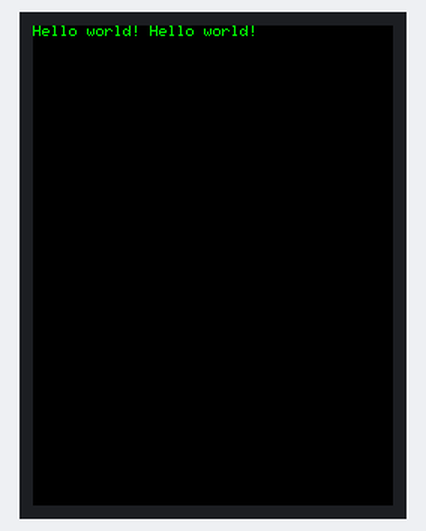
A sketch run on a simulated ESP32. Parts: 240×320 colour display.

Above: at 1.3 s.
At 5.3 s:
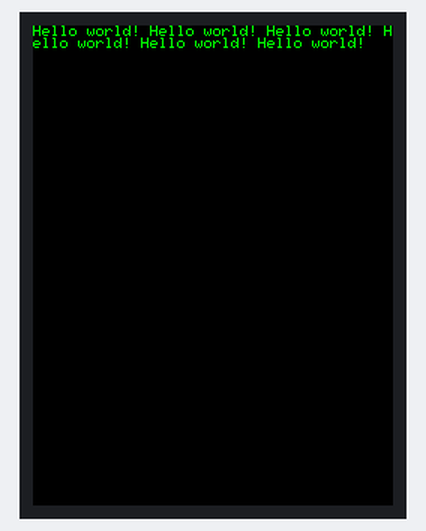
At 10.3 s:
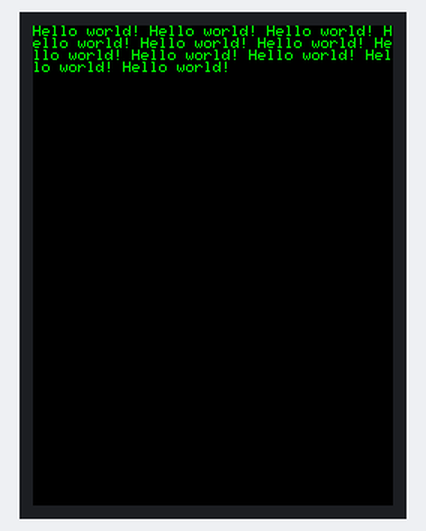
At 19.3 s:
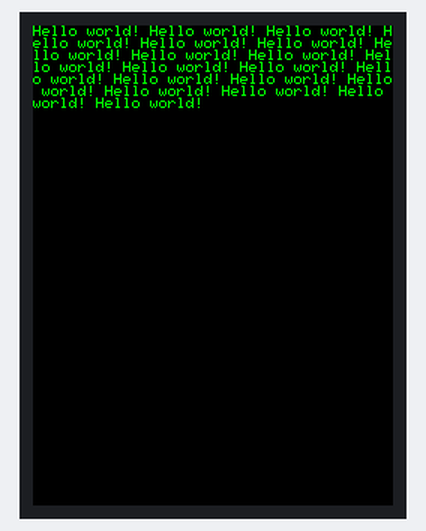
At 28.3 s:
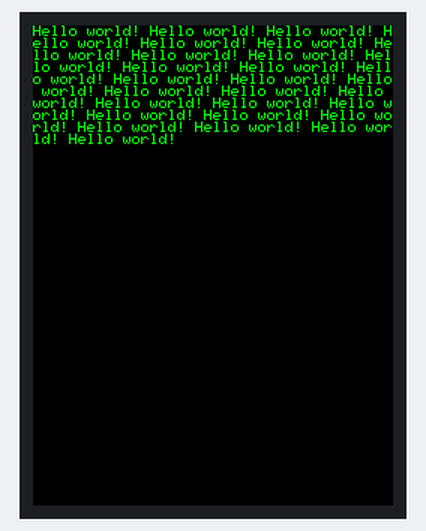
At 38.3 s:
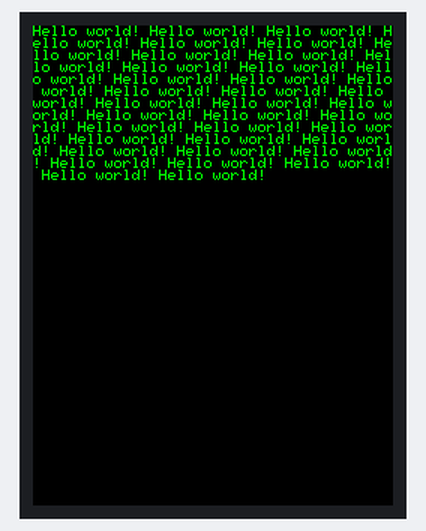

Measured:
- what the display in image 0 shows lasts 1.0 s, from 1.2 s to 2.2 s

The sketch:

TFT_Text.ino
```cpp
#include <TFT_eSPI.h>
#include <SPI.h>

TFT_eSPI tft = TFT_eSPI();

void setup() {
  tft.init();
  tft.fillScreen(TFT_BLACK);
  tft.setCursor(0, 0);
  tft.setTextColor(TFT_GREEN);
}

void loop() {
  tft.print("Hello world! ");
  delay(1000);
 // pinMode(4, OUTPUT);
 // digitalWrite(4, LOW); switch off backlight
}
```
